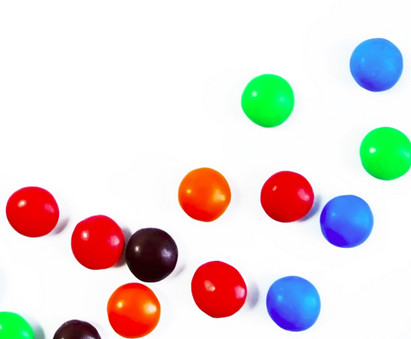
#> input picture Day11/codes/opencv/smarties.png, 411 x 339 px
$ python detect_circles.py
#> lines starting #> are read from the running program, lines starting #| are printed output that depends on the picture; after the words box and inside, x2 and y2 are one past the last pixel; in counts of white or black regions, pixels touching at a corner belong together
import cv2 as cv
import numpy as np
from matplotlib import pyplot as plt


def detect_and_draw_circles(image_path):
    # 1. Load image
#> called with image_path = 'smarties.png'
    img = cv.imread(image_path)
#> img is the input picture: shape (339, 411, 3); mean B, G, R 217.2, 218.5, 227.6
    if img is None:
        print("Image file not found.")
        return

    # 2. Convert to Grayscale
    img_gray = cv.cvtColor(img, cv.COLOR_BGR2GRAY)
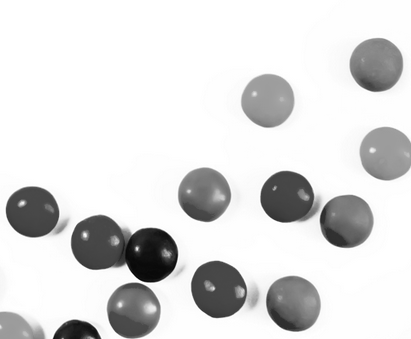
#> img_gray: shape (339, 411); min 4, max 255, mean 221.1

    # 3. Edge Detection (Canny)
    # Thresholds 50 and 150 determine weak vs strong edges
    edges = cv.Canny(img_gray, 50, 150)
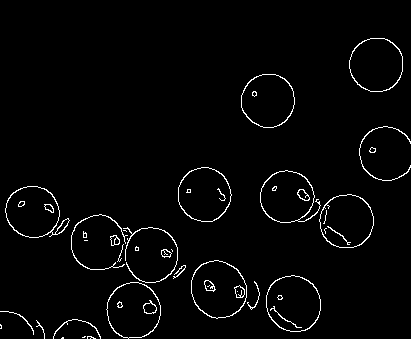
#> edges: shape (339, 411); 2.4% white in thin lines or dots, all inside (x1, y1, x2, y2) = (0, 38, 411, 339)

    # 4. Detect Circles (Hough Transform)
    # dp=1: Resolution of accumulator inverse ratio
    # minDist=20: Minimum distance between detected centers
    circles = cv.HoughCircles(
        edges,
        cv.HOUGH_GRADIENT,
        dp=1,
        minDist=20,
        param1=50,
        param2=30,
        minRadius=10,
        maxRadius=50
    )
#> circles = [[95.5, 241.5, 26.6], [132.5, 310.5, 27.1], [293.5, 302.5, 26.6], [376.5, 64.5, 26.2], [29.5, 210.5, 25.2], [148.5, 255.5, 27.7], [265.5, 99.5, 27.1], [205.5, 192.5, 27.5], [221.5, 287.5, 29.9], [287.5, 197.5, 25.7], [343.5, 220.5, 27.9]]

    # 5. Draw Detected Circles
    # Work on a copy to preserve the original image for display
    output_img = img.copy()

    if circles is not None:
        # Convert coordinates to integers
        circles = np.uint16(np.around(circles))
#> circles = [[96, 242, 27], [132, 310, 27], [294, 302, 27], [376, 64, 26], [30, 210, 25], [148, 256, 28], [266, 100, 27], [206, 192, 28], [222, 288, 30], [288, 198, 26], [344, 220, 28]]

        for i in circles[0, :]:
            center = (i[0], i[1])
            radius = i[2]

            # Draw the outer circle (Green, thickness 5)
            cv.circle(output_img, center, radius, (0, 255, 0), 5)

            # Add a label near the circle
            cv.putText(output_img, "Circle", (i[0] - 30, i[1]),
                       cv.FONT_HERSHEY_COMPLEX, 0.5, (0, 0, 0))
#> this loop made 11 passes
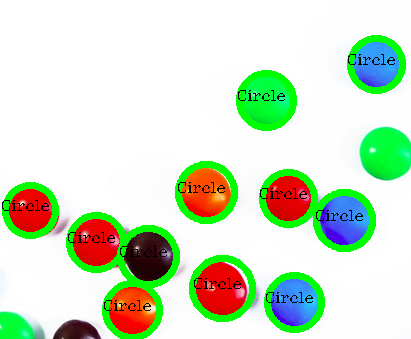
#> output_img: shape (339, 411, 3); 10.15% of pixels changed, all inside (x1, y1, x2, y2) = (2, 35, 406, 339)

    # 6. Display Results
    # Convert BGR to RGB for Matplotlib
    output_img_rgb = cv.cvtColor(output_img, cv.COLOR_BGR2RGB)

    plt.figure(figsize=(10, 5))
    plt.imshow(output_img_rgb)
    plt.title(f"Detected {len(circles[0]) if circles is not None else 0} Circles")
    plt.xticks([]), plt.yticks([])
    plt.show()


if __name__ == "__main__":
    # You can use 'smarties.png' or any image with circular objects
    detect_and_draw_circles("smarties.png")

$ run again, with Day11/codes/opencv/shapes.png copied over Day11/codes/opencv/smarties.png
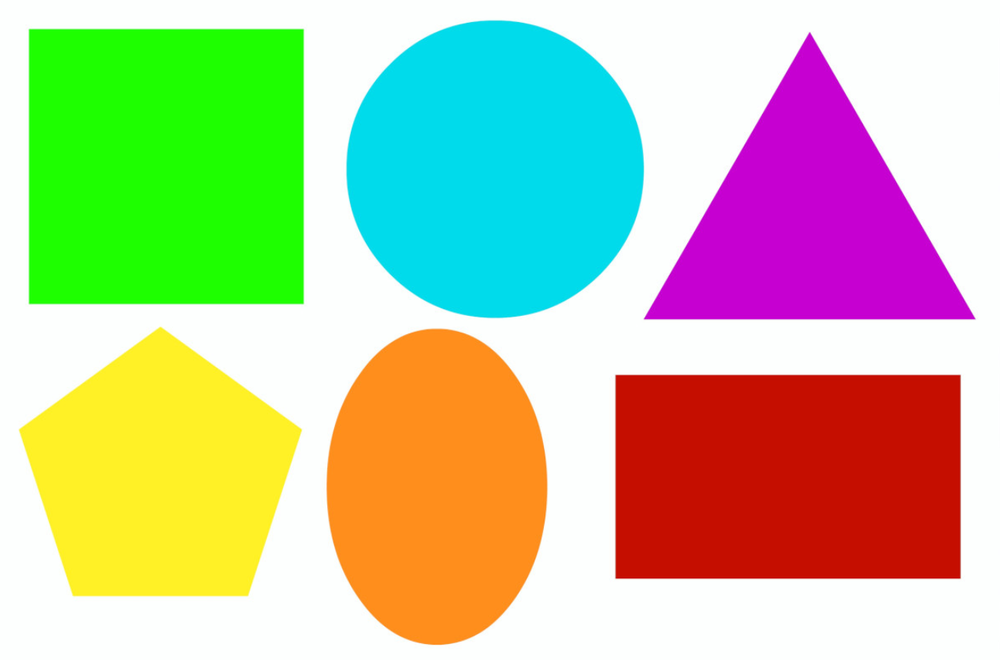
#> input picture Day11/codes/opencv/shapes.png, 1000 x 660 px, shrunk from 1311 x 865 before the run
#> in detect_and_draw_circles, img is the input picture: shape (660, 1000, 3); mean B, G, R 156.5, 196.5, 191.1
#> in detect_and_draw_circles, `img_gray = cv.cvtColor(img, cv.COLOR_BGR2GRAY)`:
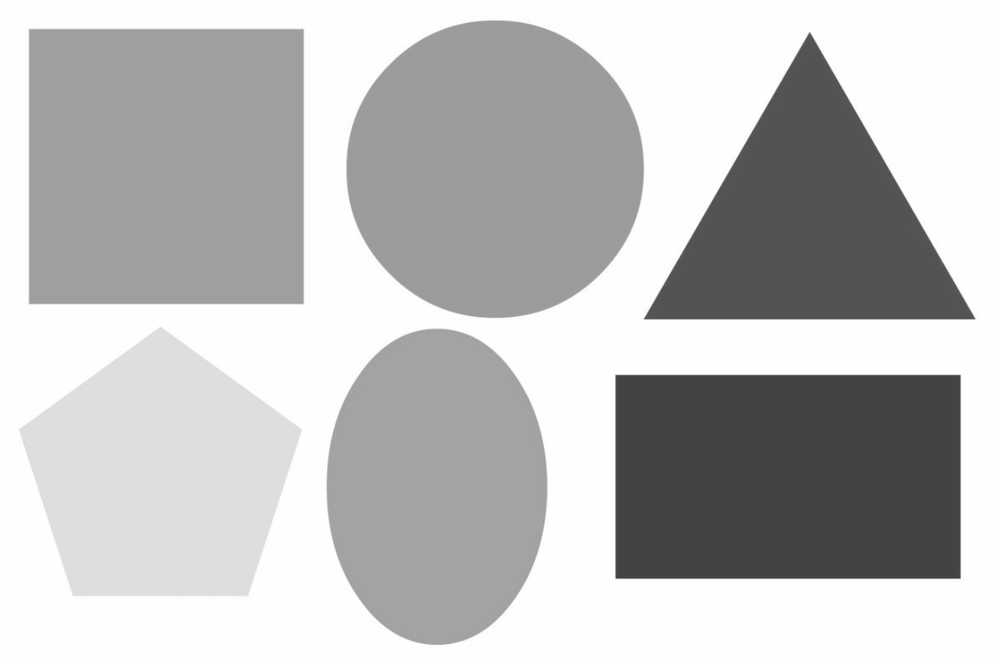
#> img_gray: shape (660, 1000); min 58, max 255, mean 190.2
#> in detect_and_draw_circles, `edges = cv.Canny(img_gray, 50, 150)`:
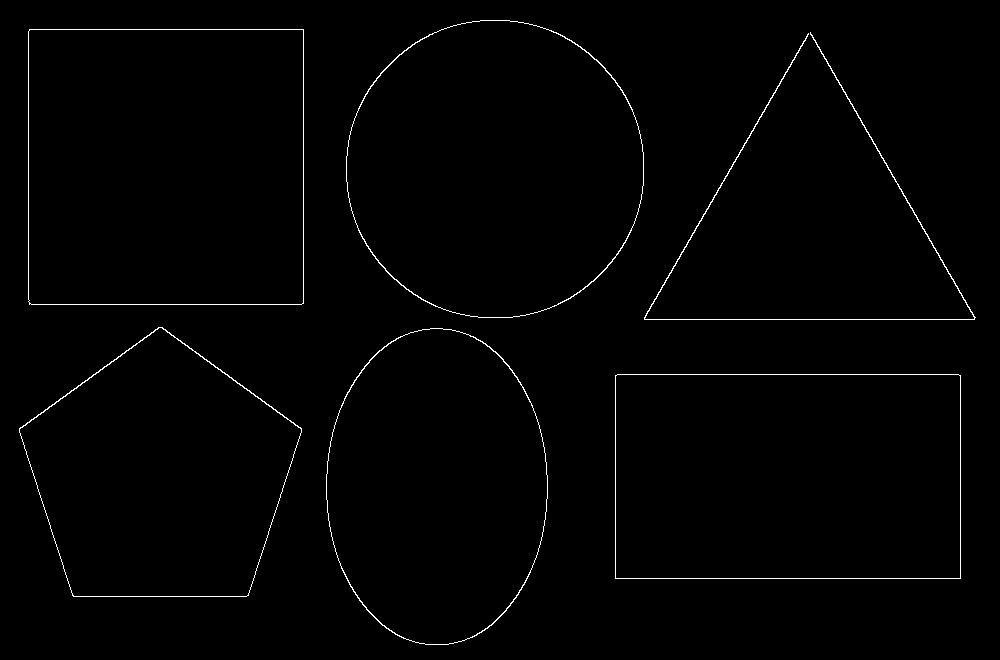
#> edges: shape (660, 1000); 0.98% white in thin lines or dots
#> circles = None
